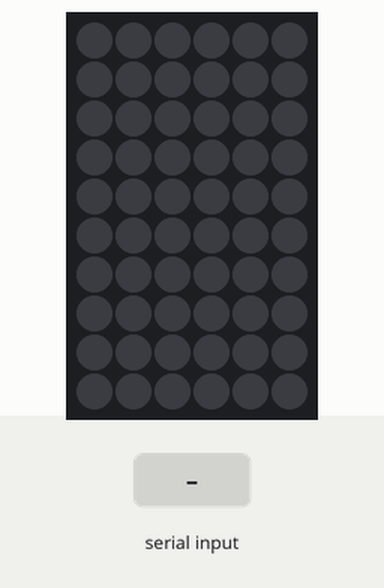
The sketch below on a simulated ESP32. Parts: 6×10 RGB LED matrix (first LED top left, wired row by row). Inputs (shaded band) come from the test bench. Dim RGB values are drawn brighter than linear; random numbers use the default seed unless the sketch sets one.

Above: at 1.2 s.
1.3 s: "B" received over Serial
At 3.2 s:
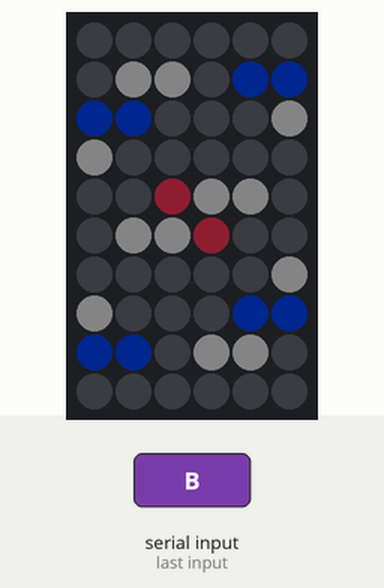
4.2 s: "G" received over Serial
At 6.9 s:
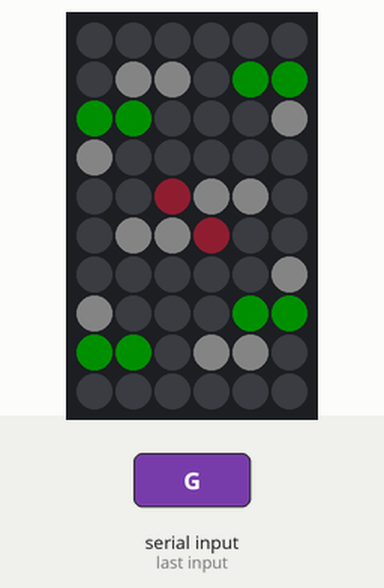
7.2 s: "T" received over Serial
At 8.4 s:
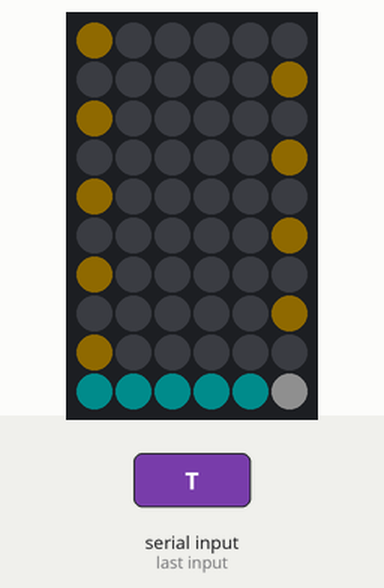
8.7 s: "O" received over Serial
At 9.5 s:
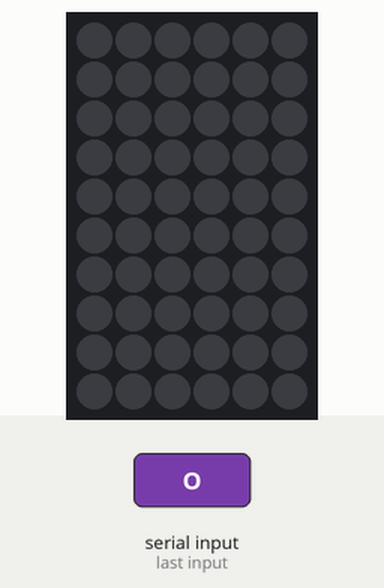
Timing chart, 0 to 11.2 s (numbered marks = the images above; inputs shaded):
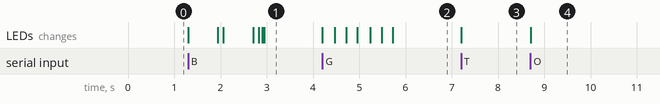

The sketch:

claude_status_light.ino
```cpp
// Claude Code status light for Seeed XIAO + 6x10 RGB Matrix (WS2812)
//
// The matrix is a cat face (eyes, nose, mouth) mounted landscape, 10 wide x 6 tall:
//
//    0123456789
//   0 .##....##.   eyes (2x2)
//   1 .##....##.
//   2 ....NN....   nose
//   3 .M..MM..M.   mouth (ω with round lobes)
//   4 .M..MM..M.
//   5 ..MM..MM..
//
// Reads one-character commands over USB serial (any baud):
//   'R' -> waiting for your response : red eyes blink 3x together, then stay on
//   'B' -> working                   : blue eyes, each blinking at random
//   'G' -> finished                  : green eyes blink 3x together, then stay on
//   'O' -> off
//   'T' -> layout test (top-left LED white, top row yellow, left column cyan)
//
// Library: Adafruit NeoPixel (Library Manager -> "Adafruit NeoPixel")

#include <Adafruit_NeoPixel.h>

// ---- Hardware config -------------------------------------------------------
#define LED_PIN     D0     // 6x10 RGB Matrix for XIAO drives the LEDs from D0
#define WIDTH       6      // LEDs per row as wired
#define HEIGHT      10     // rows as wired
#define SERPENTINE  false  // set true if every other row runs backwards (check with 'T')
#define ROTATION    3     // quarter turns from the wiring to the mounted face; 1 or 3 here (check with 'T')
#define BRIGHTNESS  15      // 0..255, keep low: 60 LEDs at full white draw ~3.6 A

#define NUM_LEDS    (WIDTH * HEIGHT)

// The face is drawn on a landscape canvas; ROTATION turns it onto the wiring.
#if ROTATION % 2 == 0
  #define FACE_W WIDTH
  #define FACE_H HEIGHT
#else
  #define FACE_W HEIGHT
  #define FACE_H WIDTH
#endif

#if FACE_W != 10 || FACE_H != 6
  #error "The cat face is drawn for a 10x6 landscape canvas: pick a ROTATION that makes the matrix landscape"
#endif

Adafruit_NeoPixel matrix(NUM_LEDS, LED_PIN, NEO_GRB + NEO_KHZ800);

enum Mode { MODE_OFF, MODE_WAITING, MODE_WORKING, MODE_DONE, MODE_TEST };

Mode mode = MODE_OFF;
unsigned long modeStartedAt = 0;

// Declared before any function: the Arduino IDE inserts function prototypes there.
struct Blink {
  unsigned long since;      // start of the current open+closed cycle
  unsigned long openFor;
  unsigned long closedFor;
};

Blink blinks[2];

// ---- Helpers ---------------------------------------------------------------
uint16_t xy(int x, int y) {
  if (SERPENTINE && (y & 1)) {
    return y * WIDTH + (WIDTH - 1 - x);
  }
  return y * WIDTH + x;
}

// Face coordinates (x right, y down) -> LED index.
void setPixel(int x, int y, uint32_t color) {
  if (x < 0 || x >= FACE_W || y < 0 || y >= FACE_H) return;
  int wx, wy;
  switch (ROTATION & 3) {
    case 0:  wx = x;              wy = y;               break;
    case 1:  wx = WIDTH - 1 - y;  wy = x;               break;
    case 2:  wx = WIDTH - 1 - x;  wy = HEIGHT - 1 - y;  break;
    default: wx = y;              wy = HEIGHT - 1 - x;  break;
  }
  matrix.setPixelColor(xy(wx, wy), color);
}

// ---- Cat face --------------------------------------------------------------
// Eyes are 2x2, drawn by their left column from the top row.
const int EYE_SIZE    = 2;
const int LEFT_EYE_X  = 1;
const int RIGHT_EYE_X = 7;

void drawEye(int ex, uint32_t color) {
  for (int dy = 0; dy < EYE_SIZE; dy++)
    for (int dx = 0; dx < EYE_SIZE; dx++)
      setPixel(ex + dx, dy, color);
}

void drawNoseAndMouth() {
  uint32_t nose  = matrix.Color(255, 60, 90);
  uint32_t mouth = matrix.Color(120, 120, 120);
  setPixel(4, 2, nose);
  setPixel(5, 2, nose);
  // Cat mouth (ω): two round U-shaped lobes meeting under the nose.
  for (int y = 3; y <= 4; y++) {
    setPixel(1, y, mouth);
    setPixel(4, y, mouth);
    setPixel(5, y, mouth);
    setPixel(8, y, mouth);
  }
  setPixel(2, 5, mouth);
  setPixel(3, 5, mouth);
  setPixel(6, 5, mouth);
  setPixel(7, 5, mouth);
}

// ---- Working: each eye blinks on its own at random moments ------------------
void startBlinkCycle(Blink &b, unsigned long now) {
  b.since     = now;
  b.openFor   = random(300, 1800);
  b.closedFor = random(100, 220);
}

bool eyeOpen(Blink &b, unsigned long now) {
  unsigned long t = now - b.since;
  if (t >= b.openFor + b.closedFor) {
    startBlinkCycle(b, now);
    return true;
  }
  return t < b.openFor;
}

// ---- Drawing ---------------------------------------------------------------
void renderFrame(unsigned long now) {
  matrix.clear();

  switch (mode) {
    case MODE_WORKING: {
      uint32_t blue = matrix.Color(0, 64, 255);
      if (eyeOpen(blinks[0], now)) drawEye(LEFT_EYE_X, blue);
      if (eyeOpen(blinks[1], now)) drawEye(RIGHT_EYE_X, blue);
      drawNoseAndMouth();
      break;
    }

    case MODE_WAITING:
    case MODE_DONE: {
      uint32_t color = mode == MODE_WAITING ? matrix.Color(255, 0, 0) : matrix.Color(0, 255, 0);
      // Both eyes blink 3x together (250 ms on / 250 ms off), then stay on.
      unsigned long t = now - modeStartedAt;
      if (t >= 1500 || (t / 250) % 2 == 0) {
        drawEye(LEFT_EYE_X, color);
        drawEye(RIGHT_EYE_X, color);
      }
      drawNoseAndMouth();
      break;
    }

    case MODE_TEST:
      for (int x = 0; x < FACE_W; x++) setPixel(x, 0, matrix.Color(255, 180, 0));
      for (int y = 0; y < FACE_H; y++) setPixel(0, y, matrix.Color(0, 200, 200));
      setPixel(0, 0, matrix.Color(255, 255, 255));
      break;

    default:
      break;
  }
  matrix.show();
}

// ---- Mode switching --------------------------------------------------------
void setMode(Mode m) {
  mode = m;
  modeStartedAt = millis();
  if (mode == MODE_WORKING) {
    startBlinkCycle(blinks[0], modeStartedAt);
    startBlinkCycle(blinks[1], modeStartedAt);
  }
  renderFrame(modeStartedAt);
}

void handleSerial() {
  while (Serial.available()) {
    switch (toupper(Serial.read())) {
      case 'R': setMode(MODE_WAITING); break;
      case 'B': setMode(MODE_WORKING); break;
      case 'G': setMode(MODE_DONE);    break;
      case 'O': setMode(MODE_OFF);     break;
      case 'T': setMode(MODE_TEST);    break;
      default: break;  // ignore newlines and noise
    }
  }
}

// ---- Arduino entry points --------------------------------------------------
void setup() {
  Serial.begin(115200);
  matrix.begin();
  matrix.setBrightness(BRIGHTNESS);
  setMode(MODE_OFF);
}

void loop() {
  handleSerial();

  static unsigned long lastFrame = 0;
  unsigned long now = millis();
  bool animated = mode == MODE_WORKING || mode == MODE_WAITING || mode == MODE_DONE;
  if (animated && now - lastFrame >= 40) {  // ~25 fps
    lastFrame = now;
    renderFrame(now);
  }
}
```

Measured:
- after the input at 1.3 s, the LEDs: change at once (image 1)
- after the input at 7.2 s, the LEDs: change at once (image 3)
- after the input at 8.7 s, the LEDs: change at once (image 4)
- what the display in image 1 shows lasts 1.3 s, from 2.9 s to 4.2 s
